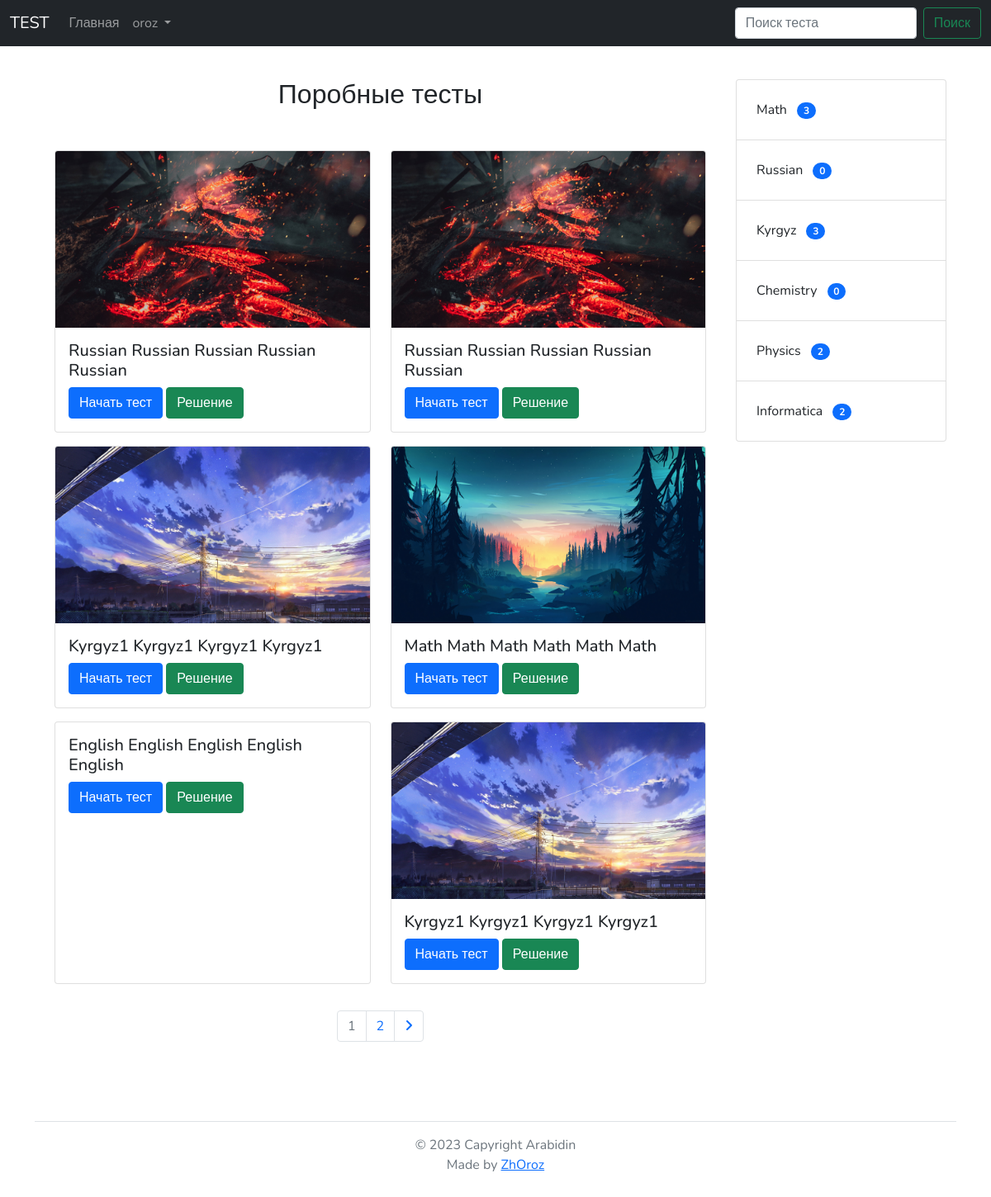
The app's page / (signed in) with its own data.
### core/models.py (models this page shows, shortened)
class TimeAbstractModel(models.Model):
    class Meta:
        abstract = True
    created_at = models.DateTimeField(
        auto_now_add=True, verbose_name='дата добавления')
    updated_at = models.DateTimeField(
        auto_now=True, verbose_name='дата изменения')

class Test(TimeAbstractModel):
    class Meta:
        verbose_name = _('тест')
        verbose_name_plural = _('тесты')
        ordering = ('-created_at', '-updated_at')
    title = models.CharField(_('название'), max_length=60)
    image = models.ImageField(_('изображение'),
        upload_to='tests_images', null=True, blank=True)
    description = models.TextField(_('описание'))
    time = models.PositiveIntegerField(_('время завершения'),
                help_text=_('Указывается в секундах'))
    category = models.ForeignKey(Category, on_delete=models.PROTECT,
                verbose_name=_('категория'))
    @property
    def amount_of_questions(self):
        return self.questions.all().count()
    amount_of_questions.fget.short_description = _('Количество вопросов')

class Category(TimeAbstractModel):
    class Meta:
        verbose_name = _('категория')
        verbose_name_plural = _('категории')
        ordering = ('-created_at', '-updated_at')
    title = models.CharField(_('название'), max_length=50, unique=True)

### core/views.py (the view)
# urls.py: path('', Main.as_view(), name='main'),
class Main(LoginRequiredMixin, ListView):
    model = Test
    template_name = 'index.html'
    context_object_name = 'tests'
    paginate_by = 6
    login_url = '/login/'
    def get_queryset(self):
        queryset = super().get_queryset()
        if self.request.GET.get('search', None) is not None:
            queryset = queryset.filter(title__icontains=self.request.GET['search'])
        return queryset

### core/tags.py (called while the page is built)
@register.simple_tag()
def list_categories():
    categories = Category.objects.annotate(test_count=Count('test'))
    return categories

### templates/index.html (shortened to what this page needs)
{% extends 'base.html' %}
{% block content %}
    <h2 class="text-center mb-5">
        Поробные тесты
    </h2>
    <div class="row mx-0">
        {% for test in tests %}
            <div class="col-lg-6 col-12 mb-3">
                <div class="card h-100">
                    <img src="{{ test.image.url }}" class="card-img-top" alt="">
                    <div class="card-body">
                    <h5 class="card-title">{{ test.title }}</h5>
                    <a href="{% url 'start_test' id=test.id %}" class="btn btn-primary">Начать тест</a>
                    <a href="{% url 'solution' id=test.id %}" class="btn btn-success">Решение</a>
                    </div>
                </div>
            </div>
        {% endfor %}
        <div class="col-12 mt-3 d-flex justify-content-center">
            {% if page_obj.has_previous or page_obj.has_next %}
                <ul class="pagination">
                    {% for i in page_obj.paginator.page_range %}
                        {% if i <= page_obj.number|add:5 and i >= page_obj.number|add:-5 %}
                            {% if page_obj.number == i %}
                                <li class="page-item disabled"><a class="page-link" href="#">{{ i }}</a></li>
                            {% else %}
                                <li class="page-item">
                                    <a class="page-link" href="?page={{forloop.counter}}">{{forloop.counter}}</a>
                                </li>
                            {% endif %}
                        {% endif %}
                    {% endfor %}
                    {% if page_obj.has_next %}
                        <li class="page-item">
                            <a class="page-link" href="?page={{ page_obj.next_page_number }}"><i class="fa-solid fa-angle-right"></i></a>
                        </li>
                    {% endif %}
                </ul>
            {% endif %}
        </div>
    </div>
{% endblock content %}

### templates/base.html (shortened to what this page needs)
{% load static %}
<!DOCTYPE html>
<html lang="ru">
<head>
    <link href="https://cdn.jsdelivr.net/npm/bootstrap@5.0.2/dist/css/bootstrap.min.css" rel="stylesheet">
    <link rel="stylesheet" href="{% static 'css/css.css' %}">
</head>
<body>
    {% include 'components/navbar.html' %}
    {% include 'components/messages.html' %}
    <div class="container">
        <div class="row mx-0">
            <div class="col-lg-9 col-md-8 col-12">
                <main class="py-4">{% block content %}{% endblock content %}</main>
            </div>
            <div class="col-lg-3 col-md-4 col-12 py-4">{% include 'components/list_categories.html' %}</div>
        </div>
    </div>
    {% include 'components/footer.html' %}
</body>
</html>

### templates/components/navbar.html (shortened to what this page needs)
<nav class="navbar navbar-expand-lg navbar-dark bg-dark">
    <div class="container-fluid">
      <a class="navbar-brand" href="/">TEST</a>
      <div class="collapse navbar-collapse" id="navbarScroll">
        <ul class="navbar-nav me-auto my-2 my-lg-0 navbar-nav-scroll" style="--bs-scroll-height: 100px;">
          <li class="nav-item">
            <a class="nav-link" aria-current="page" href="{% url 'main' %}">Главная</a>
          </li>
            <li class="nav-item dropdown">
          <a class="nav-link dropdown-toggle" href="#" id="navbarDropdown" role="button" data-bs-toggle="dropdown" aria-expanded="false">
            {{ request.user }}
          </a>
        </li>
        </ul>
        <form class="d-flex" action="/">
          <input class="form-control me-2" type="search" value="{{ request.GET.search }}" name="search" placeholder="Поиск теста" aria-label="Search">
          <button class="btn btn-outline-success" type="submit">Поиск</button>
        </form>
      </div>
    </div>
  </nav>

### templates/components/messages.html (shortened to what this page needs)
<div class="container pt-3">
</div>

### templates/components/list_categories.html
{% load tags %}
{% list_categories as categories %}
<div class="list-group w-100">
    {% for category in categories %}
        <a href="{% url 'category_filter' id=category.id %}" class="list-group-item list-group-item-action p-4">
            {{ category.title }}
            <span class="badge bg-primary rounded-pill ms-2">{{ category.test_count }}</span>
        </a>
    {% endfor %}
</div>

### templates/components/footer.html
<div class="container">
  <footer class="py-3 my-4">
    <div class="nav justify-content-center border-bottom pb-3 mb-3">
    </div>
    <p class="text-center text-muted">© <script>document.write(new Date().getFullYear())</script> Capyright Arabidin</p>
      <p class="text-center text-muted">Made by <a href="https://www.instagram.com/_oroz._/" target="_blank">ZhOroz</a></p>
  </footer>
</div>

### static/static_dirs/css/css.css (style rules this page uses)
body { font-family: 'Nunito', sans-serif !important; }
main { min-height: 70vh; }
p { margin: 0!important; }

### records on screen
Test: image (picture), title "Russian Russian Russian Russian Russian"
Test: image (picture), title "Russian Russian Russian Russian Russian"
Test: image (picture), title "Kyrgyz1 Kyrgyz1 Kyrgyz1 Kyrgyz1"
Test: image (picture), title "Math Math Math Math Math Math"
Test: title "English English English English English"
Test: image (picture), title "Kyrgyz1 Kyrgyz1 Kyrgyz1 Kyrgyz1"
Category: title "Math", test_count "3"
Category: title "Russian", test_count "0"
Category: title "Kyrgyz", test_count "3"
Category: title "Chemistry", test_count "0"
Category: title "Physics", test_count "2"
Category: title "Informatica", test_count "2"

### other values on screen
{{ request.user }} "oroz"
{{ i }} "1"
